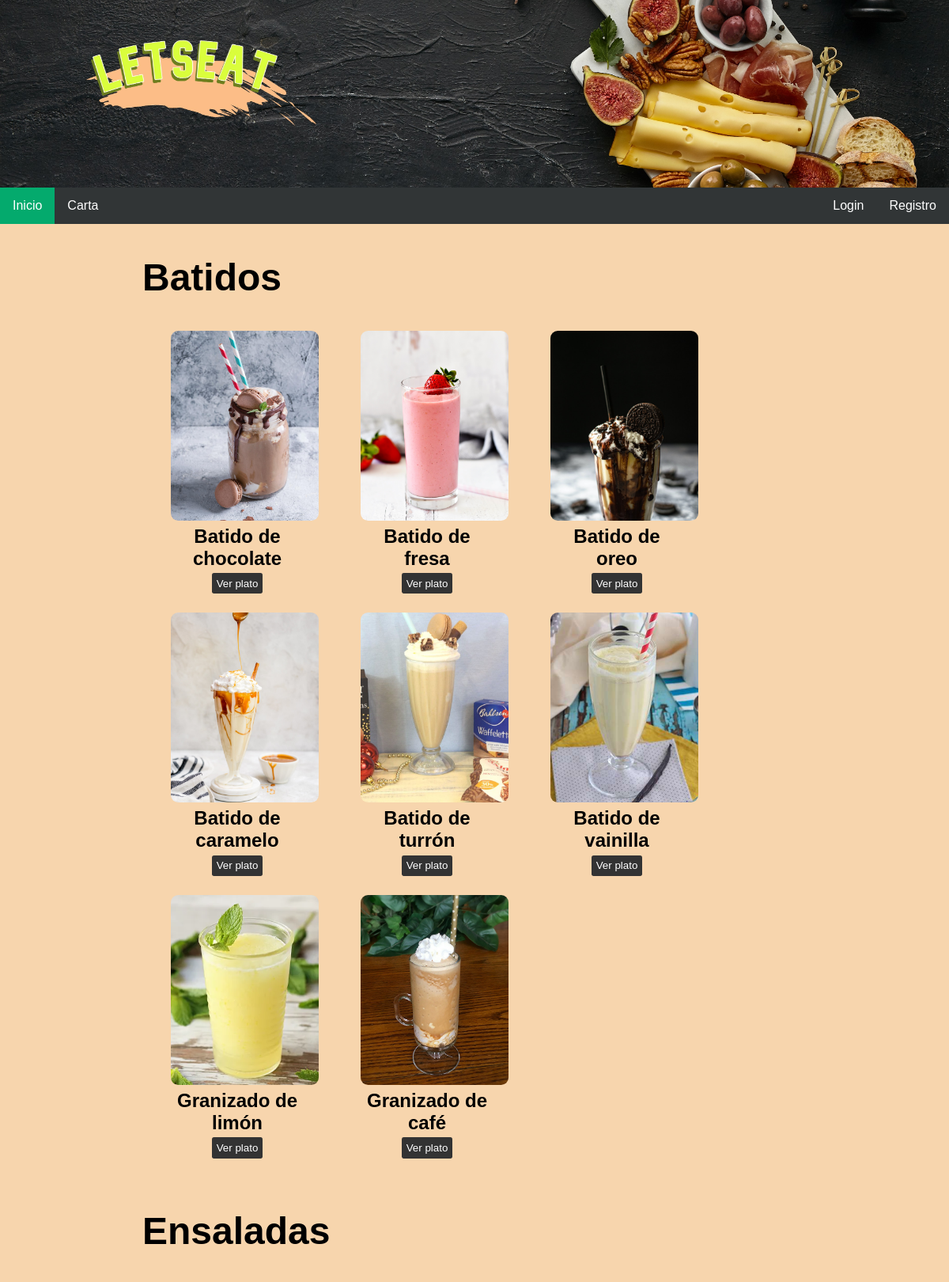
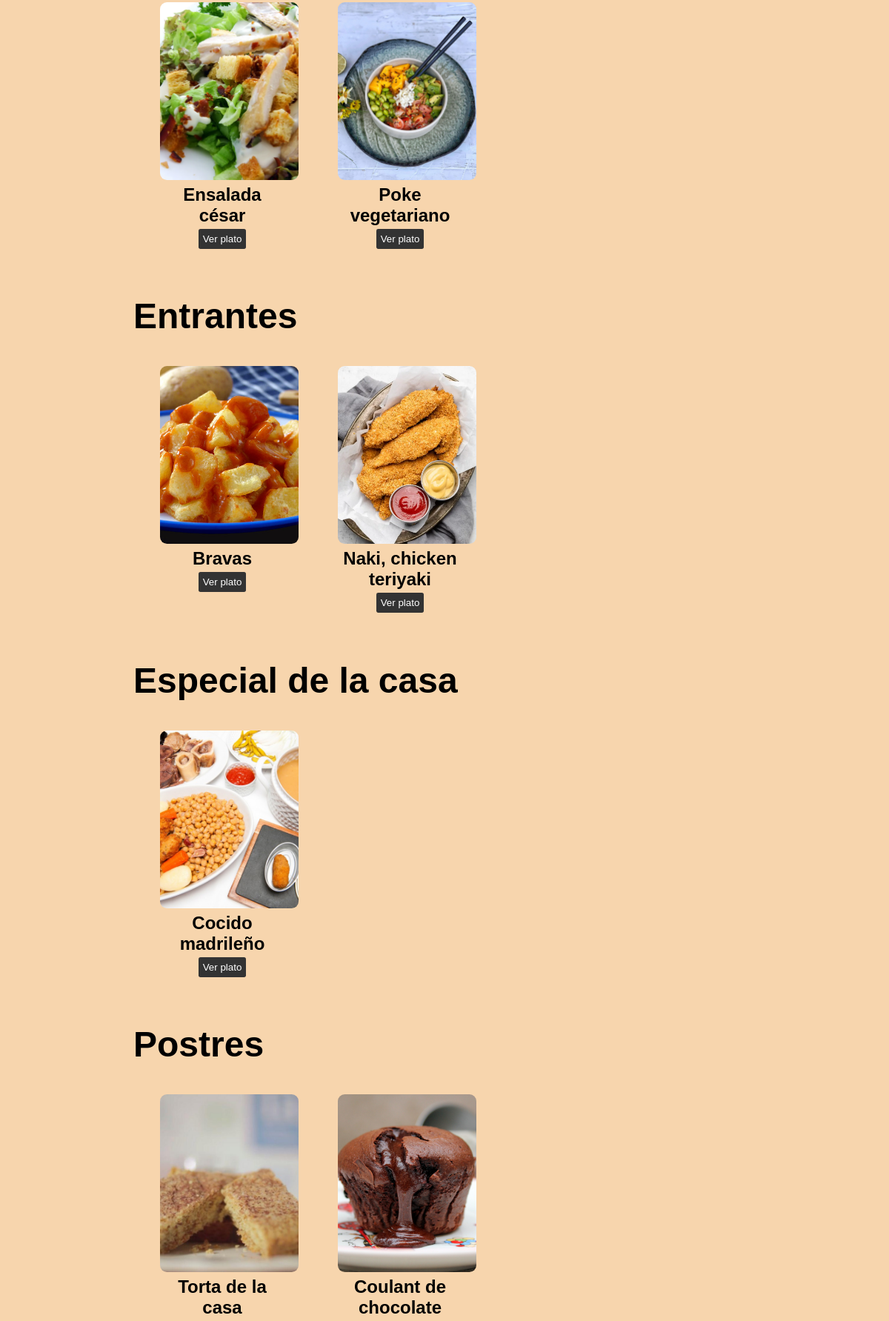
Screenshot of /Code/carta.php (upper part) with the database file from the repository (2 pictures, top to bottom).
### tables this page shows
CREATE TABLE `categoria` (
  `id` int(10) NOT NULL,
  `nombre` varchar(32) NOT NULL
);

CREATE TABLE `platos` (
  `id` int(10) NOT NULL,
  `foto` varchar(32) NOT NULL,
  `nombre` varchar(32) NOT NULL,
  `precio` float NOT NULL,
  `descripcion` text NOT NULL,
  `id_categoria` int(11) NOT NULL
);

### Code/includes/Categoria.php (called while the page is built, shortened)
<?php
class Categoria
{
    private $nombre;
    private function __construct($id, $nombre)
    {
        $this->nombre = $nombre;
    }
    public static function listaCategorias()
    {
        $app = Aplicacion::getInstancia();
        $conn = $app->conexionBd();
        $query = sprintf("SELECT * FROM categoria");
        $rs = $conn->query($query);
        if($rs) {
            $listaCategorias = array();
            while($row = mysqli_fetch_assoc($rs)){
                $listaCategorias[] = new Categoria($row['id'], $row['nombre']);
            }
            return $listaCategorias;
        }
        else {
            $rs->free();
            return false;
        }
    }
    public function getNombre()
    {
        return $this->nombre;
    }
}
?>

### Code/includes/Plato.php (called while the page is built, shortened)
<?php
class Plato
{
    private $foto;
    private $nombre;
    private function __construct($id, $foto, $nombre, $precio, $descripcion, $idCategoria)
    {
        $this->foto = $foto;
        $this->nombre = $nombre;
    }
    public static function listaPlatosCategoria($idCat)
    {
        $app = Aplicacion::getInstancia();
        $conn = $app->conexionBd();
        $listaPlatos = array();
        $queryPlatos = sprintf("SELECT * FROM platos WHERE id_categoria = '%d'", $idCat);
        $rsPlatos = $conn->query($queryPlatos);
        if($rsPlatos) {
            while($rowPlato = mysqli_fetch_assoc($rsPlatos)){
                $listaPlatos[] = new Plato($rowPlato['id'], $rowPlato['foto'], $rowPlato['nombre'], $rowPlato['precio'], $rowPlato['descripcion'], $rowPlato['id_categoria']);
            }
            return $listaPlatos;
        }
        else {
            return false;
        }
    }
    public function getNombre()
    {
        return $this->nombre;
    }
    public function getFoto()
    {
        return $this->foto;
    }
}
?>

### Code/carta.php (the view, shortened to what this page needs)
<?php
    $contenido = "";
    $contenido .= <<<EOF
    <div class="cuerpoCarta">
EOF;
    $res = Categoria::listaCategorias();
    foreach ($res as $cat){
        $listaPlatos = Plato::listaPlatosCategoria($cat->getId());
        $contenidoBorrarCat = "";
        $contenido .= <<<EOF
        <h1 class="mostrarCategoria">{$cat->getNombre()}</h1>
        $contenidoBorrarCat
        <div class="filaCategoria">
EOF;
        foreach($listaPlatos as $plato){
            $path = "images/carta/";
            if($plato->getFoto() != NULL){
                $path .= $plato->getFoto();
            }
            else{
                $path .= "default.jpg";
            }
            $contenido .= <<<EOF
            <div class="imagenButton">
            <form action="verPlato.php">
            <input type="hidden" name="page" value="carta">
            <input type="image"  class="mostrarFoto" src="$path" alt="foto del plato">
            <input type="hidden" name="idPlato" value="{$plato->getId()}">
            </form>
            <p class="mostrarNombre">{$plato->getNombre()}</p>
            <div class="botones">
            <form action="verPlato.php" class="verPlatoForm">
            <input type="hidden" name="page" value="carta">
            <input type="hidden" name="idPlato" value="{$plato->getId()}">
            <button class="submit verPlato">Ver plato</button>
            </form>
            EOF;
            $contenido .= <<<EOF
            </div>
            </div>
            EOF;
        }
        $contenido .= <<<EOF
        </div>
        EOF;
    }
    $contenido .= <<<EOF
    </div>
    EOF;
    include __DIR__.'/includes/plantillas/plantilla.php';

### Code/css/carta.css (style rules this page uses)
body { background-color: rgb(247, 213, 173); font-family: arial; }
.cuerpoCarta { width: 70%; margin:auto; padding-bottom: 5em; }
.mostrarCategoria { font-size: 3em; font-weight: bold; display: inline-block }
.mostrarCategoria:first-letter { text-transform: uppercase; }
.filaCategoria { font-size: 1.5em; font-weight: bold; display: flex; flex-direction: row; flex-wrap: wrap; }
.imagenButton { display: inline-block; text-align: center; margin-left: 1.5em; margin-right: 1.5em; margin-bottom: 1em; width: 7em; }
.verPlatoForm { display: inline-block; }
.mostrarNombre { margin: 0; }
.mostrarNombre:first-letter { text-transform: uppercase !important; }
.mostrarFoto { height: 18em; width: 14em; object-fit: cover; border-radius: 0.7em; }
button.verPlato { background-color: #333; color: white; border-radius: 0.2em; border: 0; margin: 0 auto; height: 2em; }

### Code/css/comun.css (style rules this page uses)
body, html { border: 0px; margin: 0px; padding: 0px; overflow-x:hidden; font-family: arial; background-color: rgb(247, 213, 173); }

### rows the page displays
categoria: nombre "batidos"
platos: nombre "batido de chocolate"
platos: nombre "batido de fresa"
platos: nombre "Batido de oreo"
platos: nombre "Batido de caramelo"
platos: nombre "Batido de turrón"
platos: nombre "Batido de vainilla"
platos: nombre "Granizado de limón"
platos: nombre "Granizado de café"
categoria: nombre "ensaladas"
platos: nombre "ensalada césar"
platos: nombre "poke vegetariano"
categoria: nombre "entrantes"
platos: nombre "bravas"
platos: nombre "naki, chicken teriyaki"
categoria: nombre "especial de la casa"
platos: nombre "Cocido madrileño"
categoria: nombre "postres"
platos: nombre "torta de la casa"
platos: nombre "coulant de chocolate"
